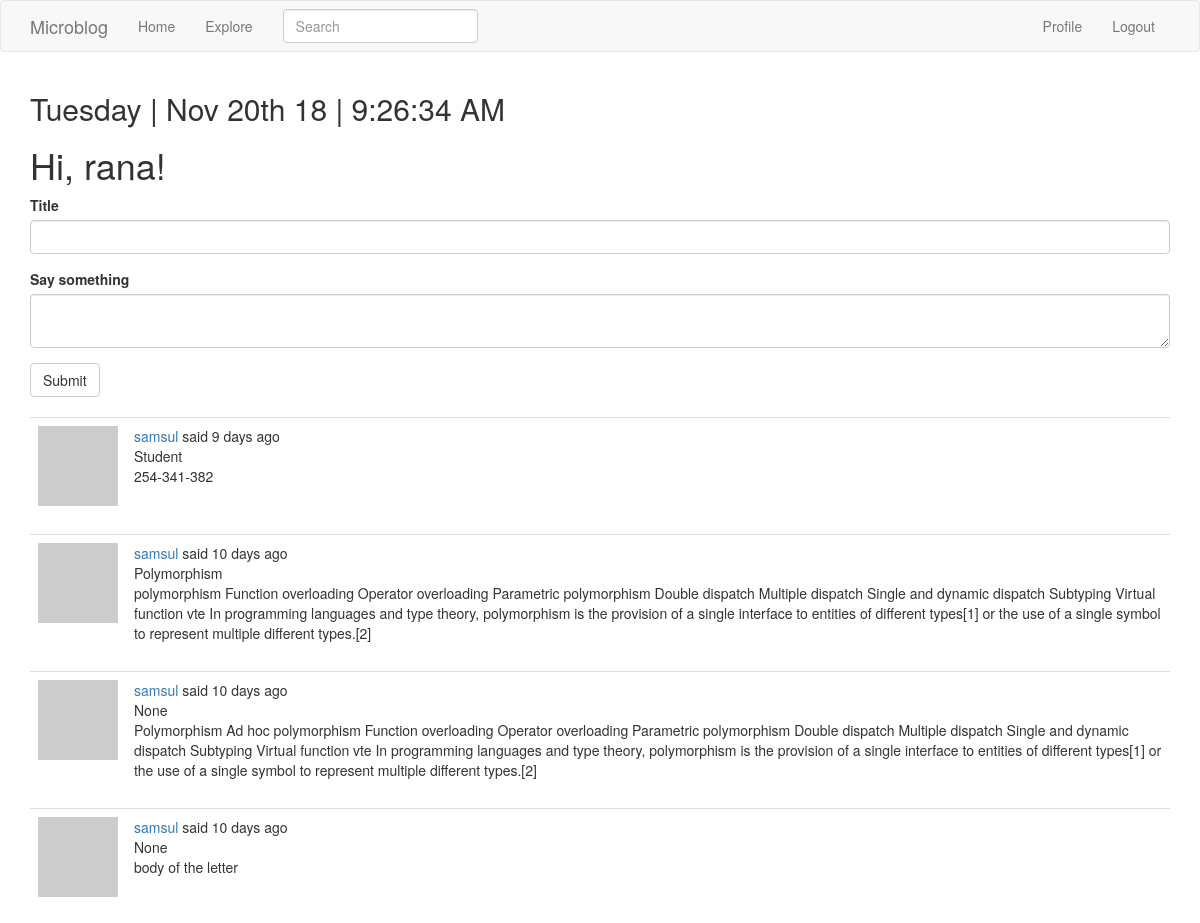
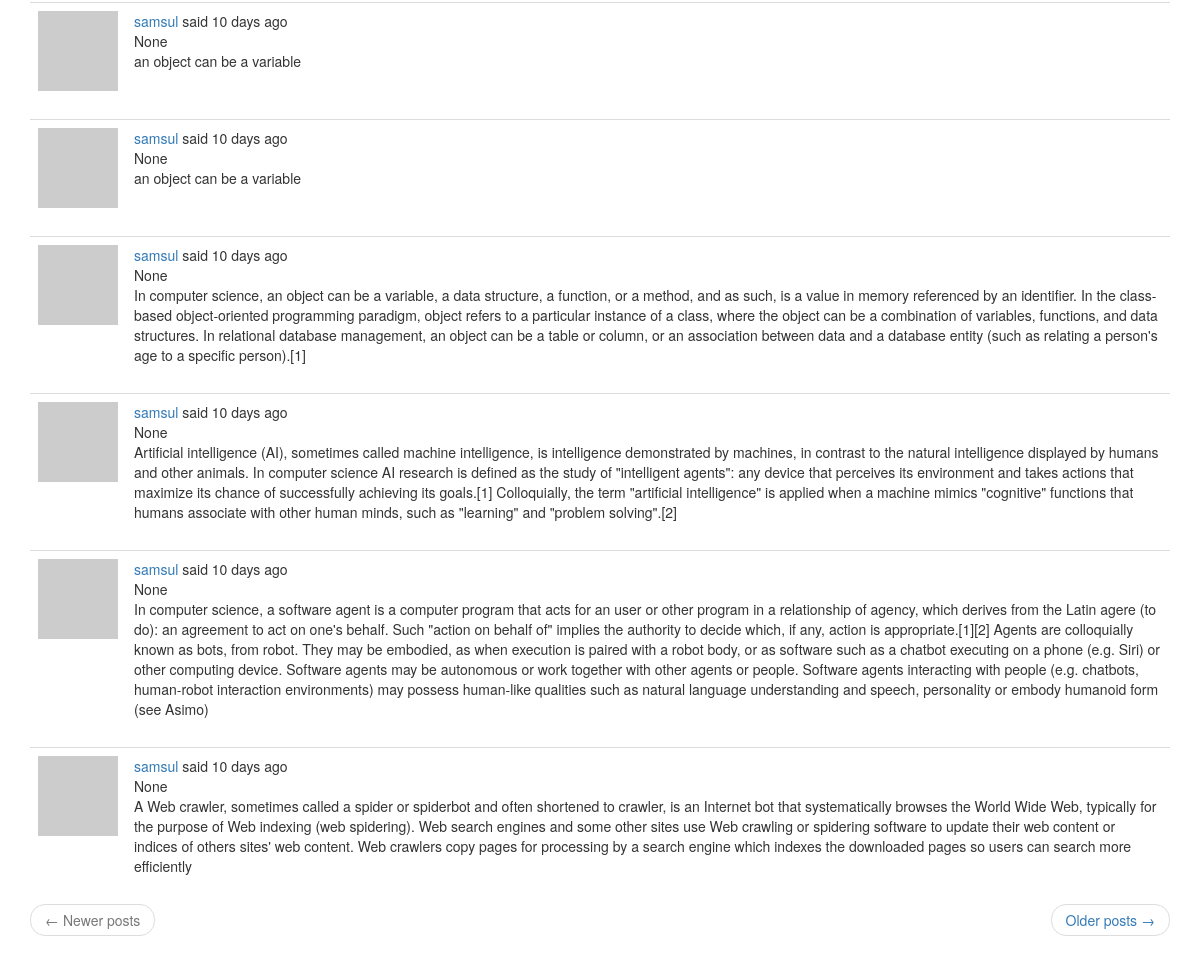
The page /index (signed in) on the database its author committed (2 pictures, top to bottom).
### app/models.py (models this page shows, shortened)
class User(UserMixin, db.Model):
    id = db.Column(db.Integer, primary_key=True)
    username = db.Column(db.String(64), index=True, unique=True)
    email = db.Column(db.String(120), index=True, unique=True)
    password_hash = db.Column(db.String(128))
    posts = db.relationship('Post', backref='author', lazy='dynamic')
    about_me = db.Column(db.String(140))
    last_seen = db.Column(db.DateTime, default=datetime.utcnow)
    followed = db.relationship(
        'User', secondary=followers,
        primaryjoin=(followers.c.follower_id == id),
        secondaryjoin=(followers.c.followed_id == id),
        backref=db.backref('followers', lazy='dynamic'), lazy='dynamic')
    def avatar(self, size):
        digest = md5(self.email.lower().encode('utf-8')).hexdigest()
        return 'https://www.gravatar.com/avatar/{}?d=identicon&s={}'.format(digest, size)
    def followed_posts(self):
        followed = Post.query.join(
            followers, (followers.c.followed_id == Post.user_id)).filter(
                followers.c.follower_id == self.id)
        own = Post.query.filter_by(user_id=self.id)
        return followed.union(own).order_by(Post.timestamp.desc())

class SearchableMixin(object):
    @classmethod
    def before_commit(cls, session):
        session._changes = {
            'add': list(session.new),
            'update': list(session.dirty),
            'delete': list(session.deleted)
        }
    @classmethod
    def after_commit(cls, session):
        for obj in session._changes['add']:
            if isinstance(obj, SearchableMixin):
                add_to_index(obj.__tablename__, obj)
        for obj in session._changes['update']:
            if isinstance(obj, SearchableMixin):
                add_to_index(obj.__tablename__, obj)
        for obj in session._changes['delete']:
            if isinstance(obj, SearchableMixin):
                remove_from_index(obj.__tablename__, obj)
        session._changes = None

class Post(SearchableMixin, db.Model):
    __searchable__ = ['body', 'title']
    id = db.Column(db.Integer, primary_key=True)
    title = db.Column(db.String(50))
    body = db.Column(db.String(140))
    timestamp = db.Column(db.DateTime, index=True, default=datetime.utcnow)
    user_id = db.Column(db.Integer, db.ForeignKey('user.id'))
    language = db.Column(db.String(5))

### app/main/routes.py (the view, shortened to what this page needs)
@bp.route('/', methods=['POST', 'GET'])
@bp.route('/index', methods=['POST', 'GET'])
@login_required
def index():
    form = PostForm()
    page = request.args.get('page', 1, type=int)
    posts = current_user.followed_posts().paginate(
        page, current_app.config['POSTS_PER_PAGE'], False)
    next_url = url_for('main.index', page=posts.next_num)  if posts.has_next else None
    prev_url = url_for('main.index', page=posts.prev_num)  if posts.has_prev else None
    return render_template('index.html', title= _('Home'), form=form, posts=posts.items, next_url=next_url, prev_url=prev_url)

### app/main/forms.py
class SearchForm(FlaskForm):
    q = StringField(_l('Search'), validators=[DataRequired()])
    def __init__(self, *args, **kwargs):
        if 'formdata' not in kwargs:
            kwargs['formdata'] = request.args
        if 'csrf_enabled' not in kwargs:
            kwargs['csrf_enabled'] = False
        super(SearchForm, self).__init__(*args, **kwargs)

class PostForm(FlaskForm):
    title = StringField(_l('Title'), validators=[DataRequired()])
    post = TextAreaField(_l('Say something'), validators=[DataRequired(), Length(min=1, max=1500)])
    submit = SubmitField(_l('Submit'))

### app/main/routes.py (called while the page is built)
@bp.before_request
def before_request():
    if current_user.is_authenticated:
        current_user.last_seen = datetime.utcnow()
        db.session.commit()
    g.local = str(get_locale())

@bp.before_request
def before_request():
    if current_user.is_authenticated:
        current_user.last_seen = datetime.utcnow()
        db.session.commit()
        g.search_form = SearchForm()
    g.locale = str(get_locale())

### app/models.py (called while the page is built)
@login.user_loader
def load_user(id):
    return User.query.get(int(id))

### app/templates/index.html (shortened to what this page needs)
{% extends "base.html" %}
{% import 'bootstrap/wtf.html' as wtf %}
{% block app_content %}
    <h1>{{ _('Hi, %(username)s!', username=current_user.username) }}</h1>
    {% if form %}
    {{ wtf.quick_form(form) }}
    <br>
    {% endif %}
    {% for post in posts %}
        <table class="table table-hover">
        <tr>
            <td width="70px">
                <a href="{{ url_for('main.user', username=post.author.username) }}">
                <img src="{{ post.author.avatar(100) }}">
                </a>
            </td>
            <td>
                {{ _('%(username)s said %(when)s',
                    username=user_link, when=moment(post.timestamp).fromNow()) }}
                <br>
                <span id="post{{ post.id }}">{{ post.title }}</span><br>
                <span id="post{{ post.id }}">{{ post.body }}</span>
            </td>
        </tr>
    </table>
    {% endfor %}
    <nav aria-label="...">
        <ul class="pager">
            <li class="previous{% if not prev_url %} disabled{% endif %}">
                <a href="{{ prev_url or '#' }}">
                    <span aria-hidden="true">&larr;</span> {{ _('Newer posts') }}
                </a>
            </li>
            <li class="next{% if not next_url %} disabled{% endif %}">
                <a href="{{ next_url or '#' }}">
                    {{ _('Older posts') }} <span aria-hidden="true">&rarr;</span>
                </a>
            </li>
        </ul>
    </nav>
{% endblock %}

### rows shown on the page
Post: title "Student", body "254-341-382"
Post: title "Polymorphism", body "polymorphism Function overloading Operator overloading Parametric polymorphism Double dispatch Multiple dispatch Single and dynamic dispatch Subtyping Virtual function vte In programming languages and type theory, polymorphism is the provision of a single interface to entities of different types[1] or the use of a single symbol to represent multiple different types.[2]"
Post: title "None", body "Polymorphism Ad hoc polymorphism Function overloading Operator overloading Parametric polymorphism Double dispatch Multiple dispatch Single and dynamic dispatch Subtyping Virtual function vte In programming languages and type theory, polymorphism is the provision of a single interface to entities of different types[1] or the use of a single symbol to represent multiple different types.[2]"
Post: title "None", body "body of the letter"
Post: title "None", body "an object can be a variable"
Post: title "None", body "an object can be a variable"
Post: title "None", body "In computer science, an object can be a variable, a data structure, a function, or a method, and as such, is a value in memory referenced by an identifier. In the class-based object-oriented programming paradigm, object refers to a particular instance of a class, where the object can be a combination of variables, functions, and data structures. In relational database management, an object can be a table or column, or an association between data and a database entity (such as relating a person's age to a specific person).[1]"
Post: title "None", body "Artificial intelligence (AI), sometimes called machine intelligence, is intelligence demonstrated by machines, in contrast to the natural intelligence displayed by humans and other animals. In computer science AI research is defined as the study of \"intelligent agents\": any device that perceives its environment and takes actions that maximize its chance of successfully achieving its goals.[1] Colloquially, the term \"artificial intelligence\" is applied when a machine mimics \"cognitive\" functions that humans associate with other human minds, such as \"learning\" and \"problem solving\".[2]"
Post: title "None", body "In computer science, a software agent is a computer program that acts for an user or other program in a relationship of agency, which derives from the Latin agere (to do): an agreement to act on one's behalf. Such \"action on behalf of\" implies the authority to decide which, if any, action is appropriate.[1][2] Agents are colloquially known as bots, from robot. They may be embodied, as when execution is paired with a robot body, or as software such as a chatbot executing on a phone (e.g. Siri) or other computing device. Software agents may be autonomous or work together with other agents or people. Software agents interacting with people (e.g. chatbots, human-robot interaction environments)…"
Post: title "None", body "A Web crawler, sometimes called a spider or spiderbot and often shortened to crawler, is an Internet bot that systematically browses the World Wide Web, typically for the purpose of Web indexing (web spidering). Web search engines and some other sites use Web crawling or spidering software to update their web content or indices of others sites' web content. Web crawlers copy pages for processing by a search engine which indexes the downloaded pages so users can search more efficiently"

### other values the page prints
{{ moment().format('dddd') }} "Tuesday"
{{ moment().format("MMM Do YY") }} "Nov 20th 18"
{{ moment().format('LTS') }} "9:26:34 AM"
